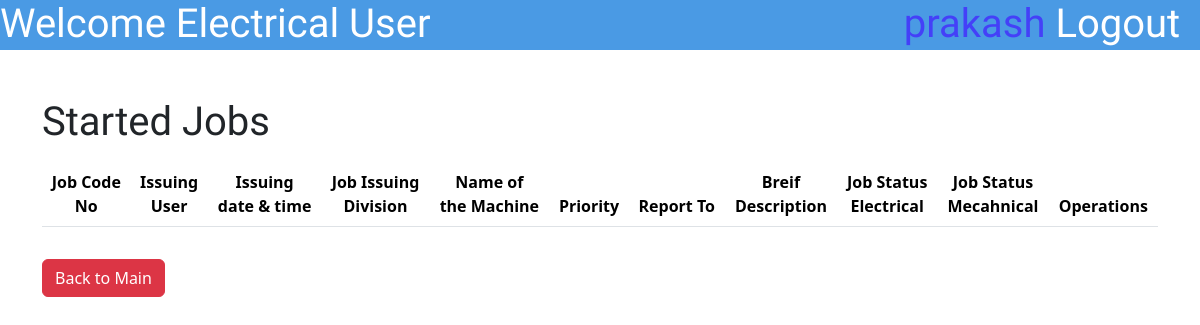
The page /EMUser/StartedJobsEMUser.php (signed in) on the database as committed earlier.
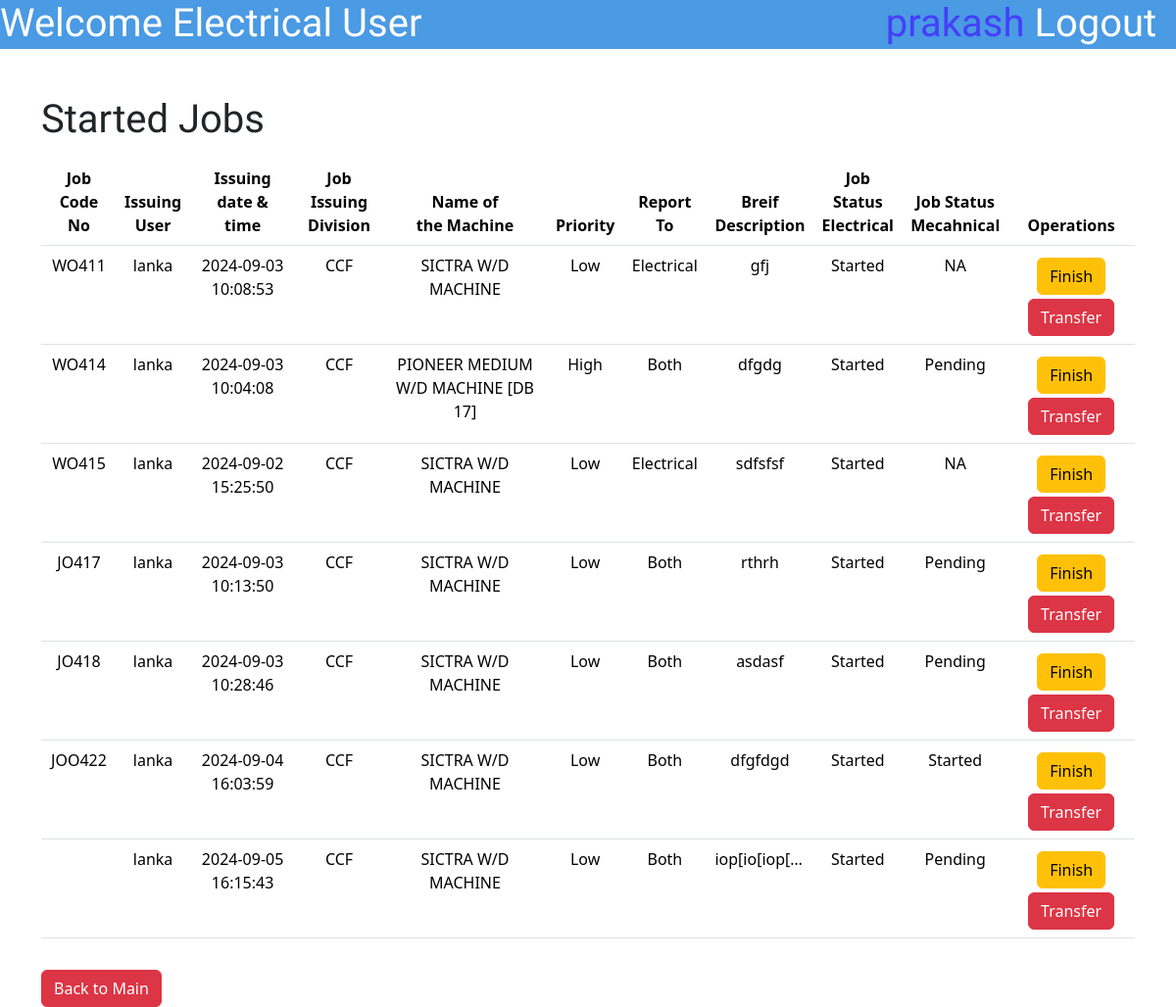
The same page on the database as committed later.
### tables this page shows
CREATE TABLE `jobdatasheet` (
  `id` int(10) NOT NULL,
  `JobCodeNo` varchar(100) NOT NULL,
  `JobPostingDateTime` varchar(50) NOT NULL,
  `JobPostingDev` enum('ACF','CCF','DR','Flexible','Aluminium Rodmill','Ceylon Copper','Drum Yard','Carpentry','Bail Room') NOT NULL,
  `MachineName` varchar(255) NOT NULL,
  `Priority` enum('High','Low','Critical','') NOT NULL,
  `ReportTo` enum('Electrical','Mechanical','Both','') NOT NULL,
  `BDescription` varchar(500) NOT NULL,
  `Username` varchar(50) NOT NULL,
  `JobStatusE` enum('Pending','Started','Finished','Approved','NA') NOT NULL,
  `JobStatusM` enum('Pending','Started','Finished','Approved','NA') NOT NULL,
  `ManPowerInvolved` varchar(1000) DEFAULT NULL,
  `Approval` enum('Pending Approval','Not Approved','Approved','') NOT NULL,
  `FinishedCommentE` varchar(255) DEFAULT NULL,
  `FinishedCommentM` varchar(500) DEFAULT NULL,
  `TransferCommentE` varchar(500) DEFAULT NULL,
  `TransferCommentM` varchar(500) DEFAULT NULL,
  `ApproveComment` varchar(1000) DEFAULT NULL,
  `DisapproveComment` varchar(1000) DEFAULT NULL,
  `DownTime` varchar(500) DEFAULT NULL,
  `TryCount` int(10) DEFAULT NULL
);

### EMUser/StartedJobsEMUser.php (the view, shortened to what this page needs)
<?php
include '../connect.php';
?>
<!DOCTYPE html>
<html lang="en">
<head>
    <link href="https://cdn.jsdelivr.net/npm/bootstrap@5.3.3/dist/css/bootstrap.min.css" rel="stylesheet"
>
    <link rel="stylesheet" href="\MaintananceJobCard\styles\SubmitJobstyle.css">
</head>
<body>
    <div class="topbar">
        <h1 class="topbar-text">Welcome <?php echo $_SESSION['workplace']?> User</h1>
        <a href="\MaintananceJobCard\logout.php">
            <h1 class="topbar-logout">Logout &nbsp</h1>
        </a>
        <h1 class="topbar-username"><?php echo $_SESSION['username'] ?>&nbsp</h1>
    </div>
    <div class="container mt-5 ">
        <div class="mt-5">
            <h1>Started Jobs</h1>
            <table class="table table-hover mt-3">
                <thead>
                    <tr>
                        <th scope="col">Job Code <br>No</th>
                        <th scope="col">Issuing<br>User</th>
                        <th scope="col">Issuing <br>date & time</th>
                        <th scope="col">Job Issuing<br> Division</th>
                        <th scope="col">Name of<br> the Machine</th>
                        <th scope="col">Priority</th>
                        <th scope="col">Report To</th>
                        <th scope="col">Breif <br>Description</th>
                        <th scope="col">Job Status<br>Electrical</th>
                        <th scope="col">Job Status<br>Mecahnical</th>
                        <th scope="col">Operations</th>
                    </tr>
                </thead>
                <tbody>
                    <?php
                    $workplace=$_SESSION['workplace'];
            if ($workplace=='Electrical'){
                $sql = "Select * from `jobdatasheet` where  JobStatusE='Started'and (ReportTo='Electrical' or ReportTo='Both') ";
            }else{
                $sql = "Select * from `jobdatasheet` where  JobStatusM='Started' and (ReportTo='Mechanical' or ReportTo='Both') ";
            }
                    $result = mysqli_query($con, $sql);
                    while ($row = mysqli_fetch_assoc($result)) {
                        $id = $row['id'];
                        $JobCodeNo = $row['JobCodeNo'];
                        $username = $row['Username'];
                        $JobIssuingDateTime = $row['JobPostingDateTime'];
                        $JobIssuingDivision = $row['JobPostingDev'];
                        $MachineName = $row['MachineName'];
                        $priority = $row['Priority'];
                        $ReportTo = $row['ReportTo'];
                        $BriefDescription = $row['BDescription'];
                        $JobStatusM=$row['JobStatusE'];
                        $JobStatusE=$row['JobStatusM'];
                        echo
                            "
     <tr>
        <td>$JobCodeNo</td>
        <td>$username</td>
        <td>$JobIssuingDateTime</td>
        <td>$JobIssuingDivision</td>
        <td>$MachineName</td>
        <td>$priority</td>
        <td>$ReportTo</td>
        <td style='white-space: nowrap; text-overflow:ellipsis; overflow: hidden; max-width:1px;'>$BriefDescription</td>
        <td>$JobStatusM</td>
        <td>$JobStatusE</td>
       <td><a href='\MaintananceJobCard\EMUser\FinishJobEMUser.php?updateid=$id' class='btn btn-warning mt-1'>Finish</a>
       <a href='\MaintananceJobCard\EMUser\TransferStartedJobEMUser.php?updateid=$id' class='btn btn-danger mt-1'>Transfer</a> </td>
      </tr>
      ";
                    } ?>
                </tbody>
            </table>
            <button type="back" class="btn btn-danger mt-3" name="back"><a
                    href="\MaintananceJobCard\PUser\indexPUser.php" style="text-decoration:none;color:white">Back to
                    Main</a></button>
        </div>
    </div>
</body>
</body>

### styles/SubmitJobstyle.css (style rules this page uses)
div.topbar { height: 50px; width: 100%; background-color: #4A9AE4; }
h1.topbar-text { float: left; font-family: "Jockey One", sans-serif; color: white; }
h1.topbar-username { float: right; font-family: "Jockey One", sans-serif; color: #4440F8; }
h1.topbar-logout { float: right; font-family: "Jockey One", sans-serif; color: white; }

### EMUser/StartedJobsEMUser.php (style rules this page uses)
h1 { font-family: "Jockey One", sans-serif; }
th, td { text-align: center; }

Rows that differ between the two databases and show on the page:
added jobdatasheet: JobCodeNo "WO411", Username "lanka", JobPostingDateTime "2024-09-03 10:08:53", JobPostingDev "CCF", MachineName "SICTRA W/D MACHINE", Priority "Low", ReportTo "Electrical", BDescription "gfj", JobStatusE "Started", JobStatusM "NA"
added jobdatasheet: JobCodeNo "WO414", Username "lanka", JobPostingDateTime "2024-09-03 10:04:08", JobPostingDev "CCF", MachineName "PIONEER MEDIUM W/D MACHINE [DB 17]", Priority "High", ReportTo "Both", BDescription "dfgdg", JobStatusE "Started", JobStatusM "Pending"
added jobdatasheet: JobCodeNo "WO415", Username "lanka", JobPostingDateTime "2024-09-02 15:25:50", JobPostingDev "CCF", MachineName "SICTRA W/D MACHINE", Priority "Low", ReportTo "Electrical", BDescription "sdfsfsf", JobStatusE "Started", JobStatusM "NA"
added jobdatasheet: JobCodeNo "JO417", Username "lanka", JobPostingDateTime "2024-09-03 10:13:50", JobPostingDev "CCF", MachineName "SICTRA W/D MACHINE", Priority "Low", ReportTo "Both", BDescription "rthrh", JobStatusE "Started", JobStatusM "Pending"
added jobdatasheet: JobCodeNo "JO418", Username "lanka", JobPostingDateTime "2024-09-03 10:28:46", JobPostingDev "CCF", MachineName "SICTRA W/D MACHINE", Priority "Low", ReportTo "Both", BDescription "asdasf", JobStatusE "Started", JobStatusM "Pending"
added jobdatasheet: JobCodeNo "JOO422", Username "lanka", JobPostingDateTime "2024-09-04 16:03:59", JobPostingDev "CCF", MachineName "SICTRA W/D MACHINE", Priority "Low", ReportTo "Both", BDescription "dfgfdgd", JobStatusE "Started", JobStatusM "Started"
added jobdatasheet: Username "lanka", JobPostingDateTime "2024-09-05 16:15:43", JobPostingDev "CCF", MachineName "SICTRA W/D MACHINE", Priority "Low", ReportTo "Both", BDescription "iop[io[iop[…", JobStatusE "Started", JobStatusM "Pending"
